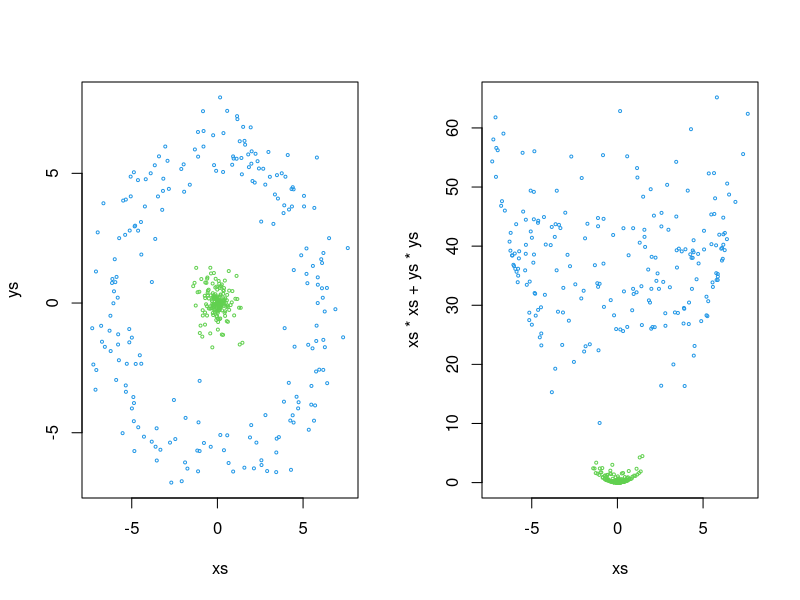

Generate this figure with R:
thetas <- runif(400,min=-1,max=1)*pi
err <- rnorm(400,mean=0)
zs <- sample(c(1,0),400,replace=TRUE)
rs <- 6*zs+err*0.8

xs <- rs*cos(thetas)
ys <- rs*sin(thetas)

png("images/svm3.png")
par(mfrow=c(1,2))
plot(xs,ys,col=zs+3,cex=0.4)
plot(xs,xs*xs+ys*ys,col=zs+3,cex=0.4)
dev.off()

